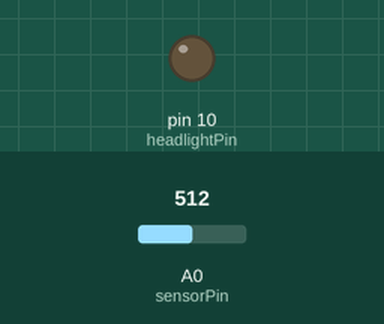
Recording of a sketch running on a simulated Arduino Uno, built with avr-gcc and run on an emulated ATmega328P. Shown: output pins drawn as LEDs (lit = HIGH). Inputs (shaded band) come from the test bench; at power-on: A0 (sensorPin) = 512. Pins used as bus, display or sensor lines are not drawn.

Above: at 2.12 s.
2.6 s: A0 (sensorPin) set to 209
6.1 s: A0 (sensorPin) set to 184
8.5 s: A0 (sensorPin) set to 210
At 9.15 s:
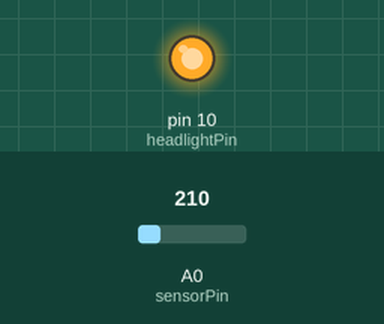
12.5 s: A0 (sensorPin) set to 190
At 13.4 s:
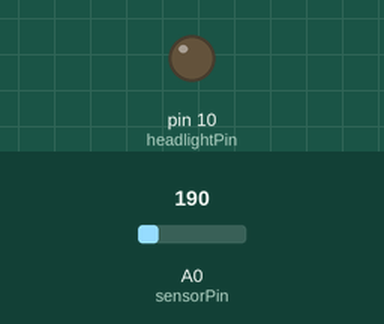
Timing chart, 0 to 15.5 s (numbered marks = the images above; inputs shaded):
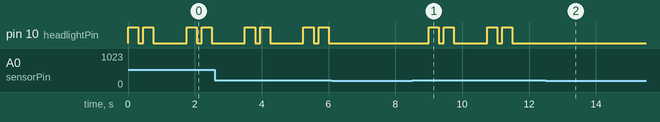

Measured:
- after the input at 6.1 s, pin 10 (headlightPin): stops changing and stays LOW
- after the input at 8.5 s, pin 10 (headlightPin): LOW → HIGH after 0.50 s, → LOW 0.30 s later, → HIGH 0.15 s later, → LOW 0.30 s later, … (8 changes in this stretch)
- after the input at 12.5 s, pin 10 (headlightPin): stops changing and stays LOW

The sketch:

sketch_antiglare.ino
```cpp
int sensorPin = A0; // select the input pin for LDR
int lcdPin = 2;
int headlightPin = 10;
int sensorValue = 0;

void setup() {
pinMode(lcdPin, OUTPUT);
digitalWrite(lcdPin, LOW);
pinMode(headlightPin, OUTPUT);
digitalWrite(headlightPin, LOW);
Serial.begin(9600);
}
void loop() {
sensorValue = analogRead(sensorPin); // read the value from the sensor
//Serial.println(sensorValue); //prints the values coming from the sensor on the screen
if(sensorValue>=200){
digitalWrite(lcdPin, HIGH);
digitalWrite(headlightPin, HIGH);
delay(300);
digitalWrite(headlightPin, LOW);
delay(150);
digitalWrite(headlightPin, HIGH);
delay(300);
digitalWrite(headlightPin, LOW);
}else{
digitalWrite(lcdPin, LOW);
}
delay(1000);
}
```
